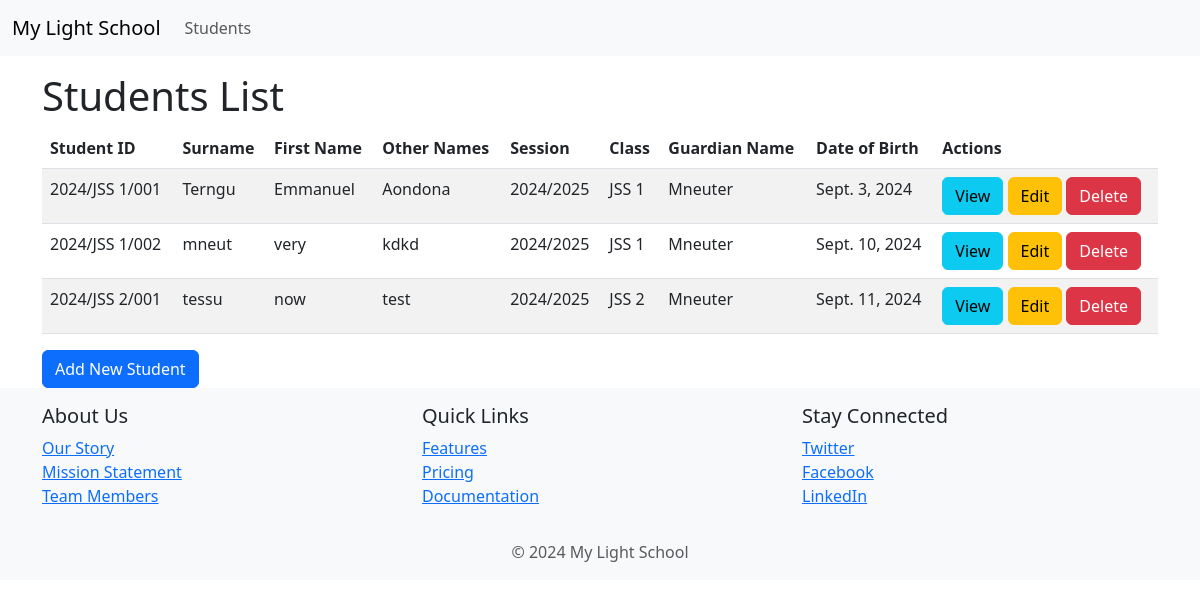
The page /students/ on the database its author committed.
### students/models.py (models this page shows, shortened)
class Student(models.Model):
    student_id = models.CharField(max_length=20, unique=True, blank=True)
    surname = models.CharField(max_length=50)
    other_names = models.CharField(max_length=50, blank=True)
    first_name = models.CharField(max_length=50)
    session = models.ForeignKey(Session, on_delete=models.CASCADE)
    student_class = models.ForeignKey(StudentClass, on_delete=models.CASCADE,)
    profile_picture = models.ImageField(upload_to='profile_pics/', default='default.jpg')
    guardian_name = models.CharField(max_length=100)
    date_of_birth = models.DateField()
    created_at = models.DateField(auto_now_add=True)

class Session(models.Model):
    id = models.CharField(max_length=50, primary_key=True)
    name = models.CharField(max_length=255)
    description = models.TextField()
    def __str__(self):
        return self.name

class StudentClass(models.Model):
    id = models.CharField(max_length=20, primary_key=True)
    name = models.CharField(max_length=50)
    description = models.TextField()
    def __str__(self):
        return self.name

### students/views.py (the view)
# urls.py: path('', views.students_list, name='students_list'),
def students_list(request):
    students = Student.objects.all()
    return render(request, 'students/students_list.html', {'students': students})

### students/templates/students/students_list.html (shortened to what this page needs)
{% extends 'base.html' %}
{% block content %}
<h1>Students List</h1>
<table class="table table-striped">
  <thead>
    <tr>
      <th>Student ID</th>
      <th>Surname</th>
      <th>First Name</th>
      <th>Other Names</th>
      <th>Session</th>
      <th>Class</th>
      <th>Guardian Name</th>
      <th>Date of Birth</th>
      <th>Actions</th>
    </tr>
  </thead>
  <tbody>
    {% for student in students %}
    <tr>
      <td>{{ student.student_id }}</td>
      <td>{{ student.surname }}</td>
      <td>{{ student.first_name }}</td>
      <td>{{ student.other_names }}</td>
      <td>{{ student.session }}</td>
      <td>{{ student.student_class }}</td>
      <td>{{ student.guardian_name }}</td>
      <td>{{ student.date_of_birth }}</td>
      <td>
        <a href="{% url 'students:students_detail' student.pk %}" class="btn btn-info">View</a>
        <a href="{% url 'students:students_update' student.pk %}" class="btn btn-warning">Edit</a>
        <a href="{% url 'students:students_delete' student.pk %}" class="btn btn-danger">Delete</a>
      </td>
    </tr>
    {% empty %}
    <tr>
      <td colspan="9">No students found.</td>
    </tr>
    {% endfor %}
  </tbody>
</table>
<a href="{% url 'students:add_student' %}" class="btn btn-primary">Add New Student</a>
{% endblock %}

### rows shown on the page
Student: student_id "2024/JSS 1/001", surname "Terngu", first_name "Emmanuel", other_names "Aondona", session "2024/2025", student_class "JSS 1", guardian_name "Mneuter", date_of_birth "Sept. 3, 2024"
Student: student_id "2024/JSS 1/002", surname "mneut", first_name "very", other_names "kdkd", session "2024/2025", student_class "JSS 1", guardian_name "Mneuter", date_of_birth "Sept. 10, 2024"
Student: student_id "2024/JSS 2/001", surname "tessu", first_name "now", other_names "test", session "2024/2025", student_class "JSS 2", guardian_name "Mneuter", date_of_birth "Sept. 11, 2024"
